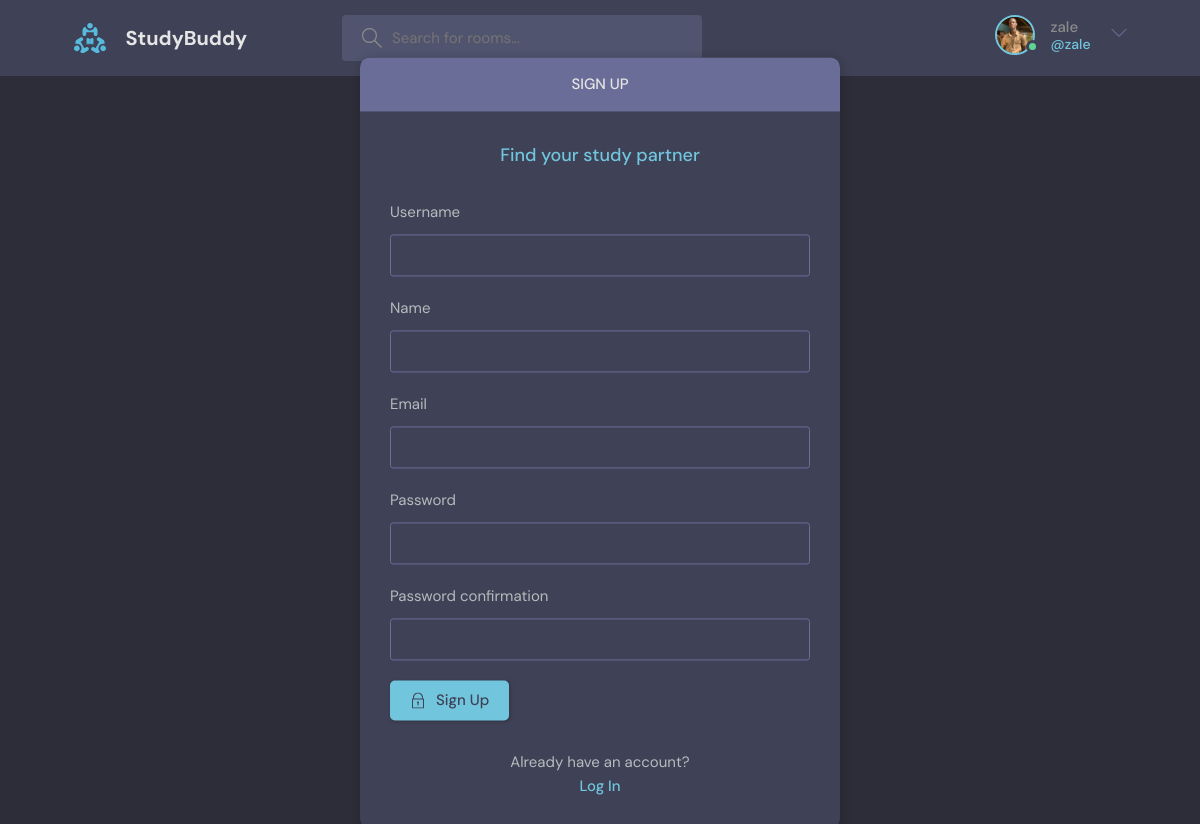
Page /register (signed in) on the committed database.
### base/models.py (models this page shows)
class User ( AbstractUser ) :
    name = models.CharField ( max_length = 200 , null = True  )
    email = models.EmailField ( unique = True , null = True  )
    bio = models.TextField ( null = True )
    avatar = models.ImageField ( null = True , default = 'avatar.svg' )
    USERNAME_FIELD = 'email'
    REQUIRED_FIELDS = [  ]

### base/views.py (the view, shortened to what this page needs)
def registerPage ( request ) :
    form = MyUserCreationForm ()
    context = {
        'form': form
    }
    return render ( request, 'base/register.html', context )

### base/forms.py
class MyUserCreationForm ( UserCreationForm ) :
    class Meta :
        model = User
        fields = [
            'username' ,
            'name',
            'email',
            'password1',
            'password2'
        ]

### base/templates/base/register.html (shortened to what this page needs)
{% extends 'main.html' %}
{% block body %}
    <main class="auth layout">
      <div class="container">
        <div class="layout__box">
          <div class="layout__boxHeader">
            <div class="layout__boxTitle">
              <h3>Sign up</h3>
            </div>
          </div>
          <div class="layout__body">
            <h2 class="auth__tagline">Find your study partner</h2>
            <form class="form" action="" method = 'POST'>
              {% for field in form %}
              <div class="form__group form__group">
                <label for="room_name">{{ field.label }}</label>
                {{ field }}
              </div>
              {% endfor %}
              <button class="btn btn--main" type="submit">
                Sign Up
              </button>
            </form>
            <div class="auth__action">
              <p>Already have an account?</p>
              <a href="{% url 'login' %}" class="btn btn--link">Log In</a>
            </div>
          </div>
        </div>
      </div>
    </main>
    {% endblock body %}

### templates/main.html (shortened to what this page needs)
{% load static %}
<!DOCTYPE html>
<html lang="en">
  <head>
    <link rel="stylesheet" href="{% static 'styles/style.css' %}" />
  </head>
    <header class="header header--loggedIn">
      <div class="container">
        <a href="{% url 'homepage' %} " class="header__logo">
          <img src="{% static 'images/logo.svg' %}" />
          <h1>StudyBuddy</h1>
        </a>
        {% include 'navbar.html' %}
        <nav class="header__menu">
        {% if not request.user.is_authenticated %}
          <a href="{% url 'login' %}">
            <img src="{% static 'images/avatar.svg' %}" />
            <p>Login</p>
          </a>
        {% else %}
          <div class="header__user">
            <a href="{% url 'userProfile' request.user.id %}">
              <div class="avatar avatar--medium active">
                <img src= "{{ request.user.avatar.url }}" />
              </div>
              <p> {{ request.user.username }} <span>@{{ request.user.username }}</span></p>
            </a>
            <button class="dropdown-button">
              <svg version="1.1" xmlns="http://www.w3.org/2000/svg" width="32" height="32" viewBox="0 0 32 32">
                <title>login options</title>
                <path d="M16 21l-13-13h-3l16 16 16-16h-3l-13 13z"></path>
              </svg>
            </button>
          </div>
        {% endif %}
        </nav>
      </div>
    </header>
    {% block body %}
    {% endblock body %}
</html>

### static/styles/style.css (style rules this page uses)
:root { --color-main: #71c6dd; --color-main-light: #e1f6fb; --color-dark: #3f4156; --color-dark-medium: #51546e; --color-dark-light: #696d97; --color-light: #e5e5e5; --color-gray: #8b8b8b; --color-light-gray: #b2bdbd; --color-bg: #2d2d39; --color-success: #5dd693; --color-error: #fc4b0b; }
* { font-family: "DM Sans", -apple-system, BlinkMacSystemFont, "Segoe UI", Roboto, Oxygen, Ubuntu, Cantarell, "Open Sans", "Helvetica Neue", sans-serif; margin: 0; padding: 0; box-sizing: border-box; text-rendering: optimizeLegibility; font-size: inherit; }
html { font-size: 56.25%; }
@media only screen and (min-width: 1200px) { html { font-size: 62.5%; } }
img { width: 100%; }
a { display: inline-block; color: var(--color-main); text-decoration: none; }
.container { max-width: 120rem; width: 90%; margin: auto; }
.btn { background-color: transparent; border: none; display: inline-flex; align-items: center; gap: 1rem; cursor: pointer; transition: all ease-in-out 0.3s; padding: 1rem 2rem; border-radius: 5px; box-shadow: 1px 1px 3px 1px rgba(0, 0, 0, 0.15); font-weight: 500; }
.btn--link { border-radius: 0; padding: 0; color: var(--color-main); box-shadow: none; }
.btn--main { background-color: var(--color-main); color: var(--color-dark); }
.btn > svg { fill: currentColor; width: 1.6rem; height: 1.6rem; }
.avatar { position: relative; display: inline-block; border-radius: 50%; border: 2px solid var(--color-main); }
.avatar img { display: block; border-radius: 50%; object-fit: cover; object-position: center; }
.avatar::after { content: ""; display: block; position: absolute; background-color: var(--color-gray); z-index: 111; border-radius: 50%; border: 0.3rem solid var(--color-dark); }
.avatar.active::after { background-color: var(--color-success); }
.avatar.avatar--medium img { width: 3.6rem; height: 3.6rem; border-radius: 50%; }
.avatar.avatar--medium:after { width: 0.7rem; height: 0.7rem; bottom: 0px; right: -6px; }
.header { padding: 1.5rem; background-color: var(--color-dark); }
.header > .container { display: flex; gap: 9.5rem; }
.header__logo, .header__user { display: flex; gap: 2rem; align-items: center; }
.header__logo > img { height: 3.2rem; width: 3.2rem; }
.header__logo > h1 { font-weight: 700; font-size: 2rem; color: var(--color-light); }
.header__menu { margin-left: auto; position: relative; }
.header__menu a { display: flex; gap: 1.5rem; align-items: center; font-weight: 500; text-decoration: none; color: var(--color-gray); }
.header__menu img { height: 3.6rem; }
.header__menu p { line-height: 1.2; }
.header__menu span { color: var(--color-main); font-weight: 500; font-size: 1.4rem; display: block; }
.header__menu svg { width: 1.6rem; height: 1.6rem; fill: var(--color-dark-light); }
.dropdown-button { background: transparent; border: 0; outline: 0; cursor: pointer; }
.layout { margin-top: 2.4rem; }
.layout > .container { display: flex; justify-content: space-between; align-items: flex-start; }
.layout__box { width: 90%; max-width: 48rem; min-height: 40rem; position: absolute; top: 50%; left: 50%; transform: translate(-50%, -46%); background-color: var(--color-dark); border-radius: 1rem; box-shadow: 1px 1px 6px 3px rgba(0, 0, 0, 0.1); overflow: hidden; }
.layout__boxHeader { display: flex; padding: 1.5rem; background-color: var(--color-dark-light); }
.layout__boxTitle { display: flex; gap: 1.5rem; align-items: center; }
.layout__boxTitle h3 { text-transform: uppercase; font-weight: 500; color: var(--color-light); }
.layout__body { margin: 3rem; }
.form__group { margin-bottom: 2rem; width: 100%; }
.form__group label { display: block; font-size: 1.5rem; margin-bottom: 1rem; }
.form__group input, .form__group textarea, .form__group select { background: transparent; border: 1px solid var(--color-dark-light); padding: 1rem; border-radius: 3px; width: 100%; color: var(--color-light); font-weight: 500; outline: none; }
.auth__tagline { text-align: center; margin-bottom: 3rem; color: var(--color-main); font-weight: 500; font-size: 1.8rem; }
.auth .layout__boxHeader { text-align: center; justify-content: center; }
.auth__action { margin-top: 3rem; text-align: center; }

### rows in the picture
User: user.avatar (picture), user.username "zale"

### other values in the picture
{{ field.label }} "Username" "Name" "Email" "Password" "Password confirmation"
